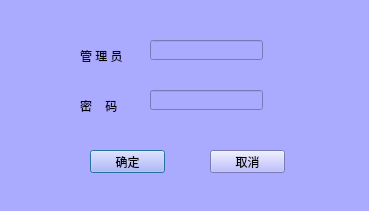
<?xml version="1.0" encoding="UTF-8"?>
<ui version="4.0">
 <class>AdminLoginDlg</class>
 <widget class="QDialog" name="AdminLoginDlg">
  <property name="geometry">
   <rect>
    <x>0</x>
    <y>0</y>
    <width>369</width>
    <height>211</height>
   </rect>
  </property>
  <property name="windowTitle">
   <string>服务器登录</string>
  </property>
  <property name="styleSheet">
   <string notr="true">background-color: rgb(170, 170, 255);</string>
  </property>
  <widget class="QLabel" name="label">
   <property name="geometry">
    <rect>
     <x>80</x>
     <y>50</y>
     <width>54</width>
     <height>12</height>
    </rect>
   </property>
   <property name="text">
    <string>管 理 员</string>
   </property>
  </widget>
  <widget class="QLineEdit" name="name">
   <property name="geometry">
    <rect>
     <x>150</x>
     <y>40</y>
     <width>113</width>
     <height>20</height>
    </rect>
   </property>
  </widget>
  <widget class="QLineEdit" name="pass">
   <property name="geometry">
    <rect>
     <x>150</x>
     <y>90</y>
     <width>113</width>
     <height>20</height>
    </rect>
   </property>
   <property name="text">
    <string/>
   </property>
  </widget>
  <widget class="QLabel" name="label_2">
   <property name="geometry">
    <rect>
     <x>80</x>
     <y>100</y>
     <width>54</width>
     <height>12</height>
    </rect>
   </property>
   <property name="text">
    <string>密    码</string>
   </property>
  </widget>
  <widget class="QPushButton" name="Blg">
   <property name="geometry">
    <rect>
     <x>90</x>
     <y>150</y>
     <width>75</width>
     <height>23</height>
    </rect>
   </property>
   <property name="text">
    <string>确定</string>
   </property>
  </widget>
  <widget class="QPushButton" name="Bcl">
   <property name="geometry">
    <rect>
     <x>210</x>
     <y>150</y>
     <width>75</width>
     <height>23</height>
    </rect>
   </property>
   <property name="text">
    <string>取消</string>
   </property>
  </widget>
 </widget>
 <resources/>
 <connections/>
</ui>
